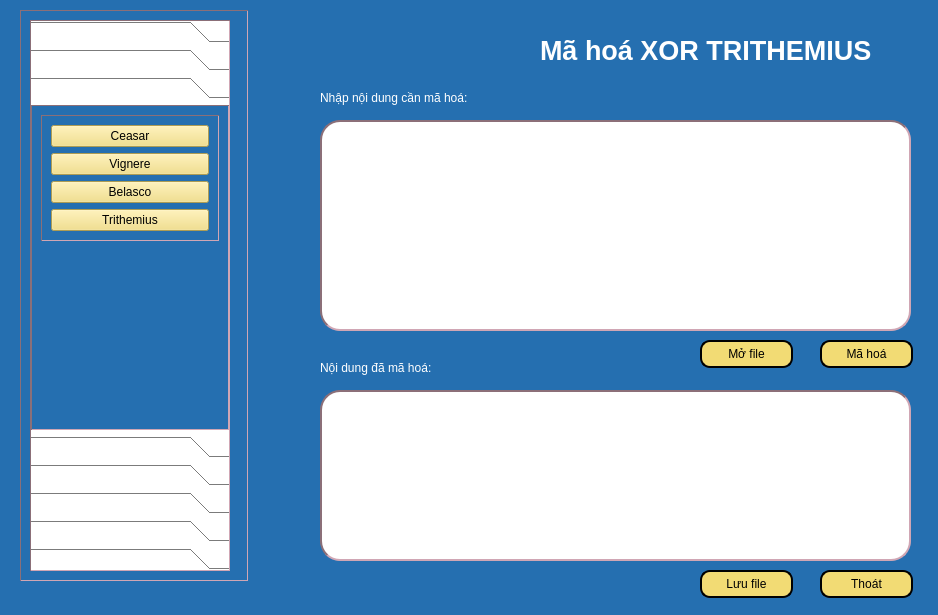
<?xml version="1.0" encoding="UTF-8"?>
<ui version="4.0">
 <class>Dialog</class>
 <widget class="QDialog" name="Dialog">
  <property name="geometry">
   <rect>
    <x>0</x>
    <y>0</y>
    <width>938</width>
    <height>615</height>
   </rect>
  </property>
  <property name="windowTitle">
   <string>Dialog</string>
  </property>
  <property name="styleSheet">
   <string notr="true">background-color:rgb(37, 111, 176);
color:white;</string>
  </property>
  <widget class="QPushButton" name="btnSaveFile">
   <property name="geometry">
    <rect>
     <x>700</x>
     <y>570</y>
     <width>93</width>
     <height>28</height>
    </rect>
   </property>
   <property name="styleSheet">
    <string notr="true">background-color: rgb(242, 219, 116);
border-radius: 10px;
border: 2px solid black;
color:black;</string>
   </property>
   <property name="text">
    <string>Lưu file</string>
   </property>
   <property name="icon">
    <iconset>
     <normaloff>../Icon/icons8-save-file-64.png</normaloff>../Icon/icons8-save-file-64.png</iconset>
   </property>
  </widget>
  <widget class="QLabel" name="label_4">
   <property name="geometry">
    <rect>
     <x>320</x>
     <y>360</y>
     <width>181</width>
     <height>16</height>
    </rect>
   </property>
   <property name="text">
    <string>Nội dung đã mã hoá:</string>
   </property>
  </widget>
  <widget class="QPushButton" name="btnOpenFile">
   <property name="geometry">
    <rect>
     <x>700</x>
     <y>340</y>
     <width>93</width>
     <height>28</height>
    </rect>
   </property>
   <property name="styleSheet">
    <string notr="true">background-color: rgb(242, 219, 116);
border-radius: 10px;
border: 2px solid black;
color:black;</string>
   </property>
   <property name="text">
    <string>Mở file</string>
   </property>
   <property name="icon">
    <iconset>
     <normaloff>../Icon/icons8-open-file-40.png</normaloff>../Icon/icons8-open-file-40.png</iconset>
   </property>
  </widget>
  <widget class="QLabel" name="label_2">
   <property name="geometry">
    <rect>
     <x>320</x>
     <y>90</y>
     <width>181</width>
     <height>16</height>
    </rect>
   </property>
   <property name="text">
    <string>Nhập nội dung cần mã hoá:</string>
   </property>
  </widget>
  <widget class="QPushButton" name="btnMaHoa">
   <property name="geometry">
    <rect>
     <x>820</x>
     <y>340</y>
     <width>93</width>
     <height>28</height>
    </rect>
   </property>
   <property name="styleSheet">
    <string notr="true">background-color: rgb(242, 219, 116);
border-radius: 10px;
border: 2px solid black;
color:black;</string>
   </property>
   <property name="text">
    <string>Mã hoá</string>
   </property>
   <property name="icon">
    <iconset>
     <normaloff>../Icon/icons8-encode-32.png</normaloff>../Icon/icons8-encode-32.png</iconset>
   </property>
  </widget>
  <widget class="QLabel" name="label">
   <property name="geometry">
    <rect>
     <x>540</x>
     <y>10</y>
     <width>341</width>
     <height>81</height>
    </rect>
   </property>
   <property name="font">
    <font>
     <pointsize>20</pointsize>
     <weight>75</weight>
     <bold>true</bold>
    </font>
   </property>
   <property name="text">
    <string>Mã hoá XOR TRITHEMIUS</string>
   </property>
  </widget>
  <widget class="QTextEdit" name="txtCiphertext">
   <property name="geometry">
    <rect>
     <x>320</x>
     <y>390</y>
     <width>591</width>
     <height>171</height>
    </rect>
   </property>
   <property name="styleSheet">
    <string notr="true">background-color: white;
border: 2px inset #8b6f78;
border-radius:20px;
color:black;</string>
   </property>
  </widget>
  <widget class="QTextEdit" name="txtPlaintext">
   <property name="geometry">
    <rect>
     <x>320</x>
     <y>120</y>
     <width>591</width>
     <height>211</height>
    </rect>
   </property>
   <property name="styleSheet">
    <string notr="true">background-color: white;
border: 2px inset #8b6f78;
border-radius:20px;
color:black;</string>
   </property>
  </widget>
  <widget class="QPushButton" name="btnClose">
   <property name="geometry">
    <rect>
     <x>820</x>
     <y>570</y>
     <width>93</width>
     <height>28</height>
    </rect>
   </property>
   <property name="styleSheet">
    <string notr="true">background-color: rgb(242, 219, 116);
border-radius: 10px;
border: 2px solid black;
color:black;</string>
   </property>
   <property name="text">
    <string>Thoát</string>
   </property>
   <property name="icon">
    <iconset>
     <normaloff>../Icon/icons8-exit-50.png</normaloff>../Icon/icons8-exit-50.png</iconset>
   </property>
  </widget>
  <widget class="QFrame" name="frame">
   <property name="geometry">
    <rect>
     <x>20</x>
     <y>10</y>
     <width>228</width>
     <height>571</height>
    </rect>
   </property>
   <property name="styleSheet">
    <string notr="true">QFrame {
  border-width: 1px;
  border: 1px inset #8b6f78;
}</string>
   </property>
   <property name="frameShape">
    <enum>QFrame::StyledPanel</enum>
   </property>
   <property name="frameShadow">
    <enum>QFrame::Raised</enum>
   </property>
   <layout class="QVBoxLayout" name="verticalLayout_8">
    <item>
     <widget class="QToolBox" name="toolBox">
      <property name="enabled">
       <bool>true</bool>
      </property>
      <property name="sizePolicy">
       <sizepolicy hsizetype="Preferred" vsizetype="Preferred">
        <horstretch>0</horstretch>
        <verstretch>0</verstretch>
       </sizepolicy>
      </property>
      <property name="maximumSize">
       <size>
        <width>200</width>
        <height>16777215</height>
       </size>
      </property>
      <property name="layoutDirection">
       <enum>Qt::LeftToRight</enum>
      </property>
      <property name="styleSheet">
       <string notr="true">QPushButton {
  background-color: #FFC4D0;
}
QToolBox {
 background-color: #FFFFFF;;
  color: #EEEEEE;
}</string>
      </property>
      <property name="currentIndex">
       <number>2</number>
      </property>
      <widget class="QWidget" name="page">
       <property name="geometry">
        <rect>
         <x>0</x>
         <y>0</y>
         <width>119</width>
         <height>74</height>
        </rect>
       </property>
       <attribute name="label">
        <string>Mã hóa chuyển vị</string>
       </attribute>
       <layout class="QVBoxLayout" name="verticalLayout_3">
        <item alignment="Qt::AlignTop">
         <widget class="QFrame" name="frame_6">
          <property name="frameShape">
           <enum>QFrame::StyledPanel</enum>
          </property>
          <property name="frameShadow">
           <enum>QFrame::Raised</enum>
          </property>
          <layout class="QVBoxLayout" name="verticalLayout_5">
           <property name="leftMargin">
            <number>11</number>
           </property>
           <property name="topMargin">
            <number>11</number>
           </property>
           <property name="rightMargin">
            <number>11</number>
           </property>
           <property name="bottomMargin">
            <number>11</number>
           </property>
           <item>
            <widget class="QPushButton" name="actionHai_dong_MaHoa">
             <property name="styleSheet">
              <string notr="true">background-color: rgb(242, 219, 116);
color:black;</string>
             </property>
             <property name="text">
              <string>Chuyển vị hai dòng</string>
             </property>
            </widget>
           </item>
           <item>
            <widget class="QPushButton" name="actionNhieu_dong_MaHoa">
             <property name="styleSheet">
              <string notr="true">background-color: rgb(242, 219, 116);
color:black;</string>
             </property>
             <property name="text">
              <string>Chuyển vị nhiều dòng</string>
             </property>
            </widget>
           </item>
          </layout>
         </widget>
        </item>
       </layout>
      </widget>
      <widget class="QWidget" name="page_2">
       <property name="geometry">
        <rect>
         <x>0</x>
         <y>0</y>
         <width>98</width>
         <height>106</height>
        </rect>
       </property>
       <attribute name="label">
        <string>Mã hóa thay thế</string>
       </attribute>
       <layout class="QVBoxLayout" name="verticalLayout_4">
        <item alignment="Qt::AlignTop">
         <widget class="QFrame" name="frame_10">
          <property name="frameShape">
           <enum>QFrame::StyledPanel</enum>
          </property>
          <property name="frameShadow">
           <enum>QFrame::Raised</enum>
          </property>
          <layout class="QVBoxLayout" name="verticalLayout_6">
           <item>
            <widget class="QPushButton" name="actionCeasar_MaHoa">
             <property name="styleSheet">
              <string notr="true">background-color: rgb(242, 219, 116);
color:black;</string>
             </property>
             <property name="text">
              <string>Ceasar</string>
             </property>
            </widget>
           </item>
           <item>
            <widget class="QPushButton" name="actionVignere_MaHoa">
             <property name="styleSheet">
              <string notr="true">background-color: rgb(242, 219, 116);
color:black;</string>
             </property>
             <property name="text">
              <string>Vignere</string>
             </property>
            </widget>
           </item>
           <item>
            <widget class="QPushButton" name="actionBelasco_MaHoa">
             <property name="styleSheet">
              <string notr="true">background-color: rgb(242, 219, 116);
color:black;</string>
             </property>
             <property name="text">
              <string>Belasco</string>
             </property>
            </widget>
           </item>
           <item>
            <widget class="QPushButton" name="actionTrithemius_MaHoa">
             <property name="styleSheet">
              <string notr="true">background-color: rgb(242, 219, 116);
color:black;</string>
             </property>
             <property name="text">
              <string>Trithemius</string>
             </property>
            </widget>
           </item>
          </layout>
         </widget>
        </item>
       </layout>
      </widget>
      <widget class="QWidget" name="page_3">
       <property name="geometry">
        <rect>
         <x>0</x>
         <y>0</y>
         <width>196</width>
         <height>377</height>
        </rect>
       </property>
       <attribute name="label">
        <string>Mã hóa XOR</string>
       </attribute>
       <layout class="QVBoxLayout" name="verticalLayout_7">
        <item alignment="Qt::AlignTop">
         <widget class="QFrame" name="frame_11">
          <property name="frameShape">
           <enum>QFrame::StyledPanel</enum>
          </property>
          <property name="frameShadow">
           <enum>QFrame::Raised</enum>
          </property>
          <layout class="QVBoxLayout" name="verticalLayout_9">
           <item>
            <widget class="QPushButton" name="actionXORCeasar_MaHoa">
             <property name="styleSheet">
              <string notr="true">background-color: rgb(242, 219, 116);
color:black;</string>
             </property>
             <property name="text">
              <string>Ceasar</string>
             </property>
            </widget>
           </item>
           <item>
            <widget class="QPushButton" name="actionXORVignere_MaHoa">
             <property name="styleSheet">
              <string notr="true">background-color: rgb(242, 219, 116);
color:black;</string>
             </property>
             <property name="text">
              <string>Vignere</string>
             </property>
            </widget>
           </item>
           <item>
            <widget class="QPushButton" name="actionXORBelasco_MaHoa">
             <property name="styleSheet">
              <string notr="true">background-color: rgb(242, 219, 116);
color:black;</string>
             </property>
             <property name="text">
              <string>Belasco</string>
             </property>
            </widget>
           </item>
           <item>
            <widget class="QPushButton" name="actionXORTrithemius_MaHoa">
             <property name="styleSheet">
              <string notr="true">background-color: rgb(242, 219, 116);
color:black;</string>
             </property>
             <property name="text">
              <string>Trithemius</string>
             </property>
            </widget>
           </item>
          </layout>
         </widget>
        </item>
       </layout>
      </widget>
      <widget class="QWidget" name="page_4">
       <property name="geometry">
        <rect>
         <x>0</x>
         <y>0</y>
         <width>98</width>
         <height>85</height>
        </rect>
       </property>
       <attribute name="label">
        <string>Mã hóa hiện đại</string>
       </attribute>
       <layout class="QVBoxLayout" name="verticalLayout_11">
        <item alignment="Qt::AlignTop">
         <widget class="QFrame" name="frame_12">
          <property name="frameShape">
           <enum>QFrame::StyledPanel</enum>
          </property>
          <property name="frameShadow">
           <enum>QFrame::Raised</enum>
          </property>
          <layout class="QVBoxLayout" name="verticalLayout_10">
           <item>
            <widget class="QPushButton" name="actionDES_MaHoa">
             <property name="styleSheet">
              <string notr="true">background-color: rgb(242, 219, 116);
color:black;</string>
             </property>
             <property name="text">
              <string>SDES</string>
             </property>
            </widget>
           </item>
           <item>
            <widget class="QPushButton" name="actionAES_MaHoa">
             <property name="styleSheet">
              <string notr="true">background-color: rgb(242, 219, 116);
color:black;</string>
             </property>
             <property name="text">
              <string>AES</string>
             </property>
            </widget>
           </item>
           <item>
            <widget class="QPushButton" name="actionRSA_MaHoa">
             <property name="styleSheet">
              <string notr="true">background-color: rgb(242, 219, 116);
color:black;</string>
             </property>
             <property name="text">
              <string>RSA</string>
             </property>
            </widget>
           </item>
          </layout>
         </widget>
        </item>
       </layout>
      </widget>
      <widget class="QWidget" name="page_5">
       <property name="geometry">
        <rect>
         <x>0</x>
         <y>0</y>
         <width>119</width>
         <height>74</height>
        </rect>
       </property>
       <attribute name="label">
        <string>Giải mã chuyển vị</string>
       </attribute>
       <layout class="QVBoxLayout" name="verticalLayout_18">
        <item alignment="Qt::AlignTop">
         <widget class="QFrame" name="frame_13">
          <property name="frameShape">
           <enum>QFrame::StyledPanel</enum>
          </property>
          <property name="frameShadow">
           <enum>QFrame::Raised</enum>
          </property>
          <layout class="QVBoxLayout" name="verticalLayout_19">
           <property name="leftMargin">
            <number>11</number>
           </property>
           <property name="topMargin">
            <number>11</number>
           </property>
           <property name="rightMargin">
            <number>11</number>
           </property>
           <property name="bottomMargin">
            <number>11</number>
           </property>
           <item>
            <widget class="QPushButton" name="actionHai_dong_GiaiMa">
             <property name="styleSheet">
              <string notr="true">background-color: rgb(242, 219, 116);
color:black;</string>
             </property>
             <property name="text">
              <string>Chuyển vị 2 dòng</string>
             </property>
            </widget>
           </item>
           <item>
            <widget class="QPushButton" name="actionNhieu_dong_GiaiMa">
             <property name="styleSheet">
              <string notr="true">background-color: rgb(242, 219, 116);
color:black;</string>
             </property>
             <property name="text">
              <string>Chuyển vị nhiều dòng</string>
             </property>
            </widget>
           </item>
          </layout>
         </widget>
        </item>
       </layout>
      </widget>
      <widget class="QWidget" name="page_6">
       <property name="geometry">
        <rect>
         <x>0</x>
         <y>0</y>
         <width>98</width>
         <height>116</height>
        </rect>
       </property>
       <attribute name="label">
        <string>Giải mã thay thế</string>
       </attribute>
       <layout class="QVBoxLayout" name="verticalLayout_20">
        <item alignment="Qt::AlignTop">
         <widget class="QFrame" name="frame_18">
          <property name="frameShape">
           <enum>QFrame::StyledPanel</enum>
          </property>
          <property name="frameShadow">
           <enum>QFrame::Raised</enum>
          </property>
          <layout class="QVBoxLayout" name="verticalLayout_21">
           <property name="leftMargin">
            <number>11</number>
           </property>
           <property name="topMargin">
            <number>11</number>
           </property>
           <property name="rightMargin">
            <number>11</number>
           </property>
           <property name="bottomMargin">
            <number>11</number>
           </property>
           <item>
            <widget class="QPushButton" name="actionCeasar_GiaiMa">
             <property name="styleSheet">
              <string notr="true">background-color: rgb(242, 219, 116);
color:black;</string>
             </property>
             <property name="text">
              <string>Ceasar</string>
             </property>
            </widget>
           </item>
           <item>
            <widget class="QPushButton" name="actionVignere_GiaiMa">
             <property name="styleSheet">
              <string notr="true">background-color: rgb(242, 219, 116);
color:black;</string>
             </property>
             <property name="text">
              <string>Vignere</string>
             </property>
            </widget>
           </item>
           <item>
            <widget class="QPushButton" name="actionBelasco_GiaiMa">
             <property name="styleSheet">
              <string notr="true">background-color: rgb(242, 219, 116);
color:black;</string>
             </property>
             <property name="text">
              <string>Belasco</string>
             </property>
            </widget>
           </item>
           <item>
            <widget class="QPushButton" name="actionTrithemius_GiaiMa">
             <property name="styleSheet">
              <string notr="true">background-color: rgb(242, 219, 116);
color:black;</string>
             </property>
             <property name="text">
              <string>Trithemius</string>
             </property>
            </widget>
           </item>
          </layout>
         </widget>
        </item>
       </layout>
      </widget>
      <widget class="QWidget" name="page_7">
       <property name="geometry">
        <rect>
         <x>0</x>
         <y>0</y>
         <width>98</width>
         <height>116</height>
        </rect>
       </property>
       <attribute name="label">
        <string>Giải mã XOR</string>
       </attribute>
       <layout class="QVBoxLayout" name="verticalLayout_22">
        <item alignment="Qt::AlignTop">
         <widget class="QFrame" name="frame_19">
          <property name="frameShape">
           <enum>QFrame::StyledPanel</enum>
          </property>
          <property name="frameShadow">
           <enum>QFrame::Raised</enum>
          </property>
          <layout class="QVBoxLayout" name="verticalLayout_23">
           <property name="leftMargin">
            <number>11</number>
           </property>
           <property name="topMargin">
            <number>11</number>
           </property>
           <property name="rightMargin">
            <number>11</number>
           </property>
           <property name="bottomMargin">
            <number>11</number>
           </property>
           <item>
            <widget class="QPushButton" name="actionXORCeasar_GiaiMa">
             <property name="styleSheet">
              <string notr="true">background-color: rgb(242, 219, 116);
color:black;</string>
             </property>
             <property name="text">
              <string>Ceasar</string>
             </property>
            </widget>
           </item>
           <item>
            <widget class="QPushButton" name="actionXORVignere_GiaiMa">
             <property name="styleSheet">
              <string notr="true">background-color: rgb(242, 219, 116);
color:black;</string>
             </property>
             <property name="text">
              <string>Vignere</string>
             </property>
            </widget>
           </item>
           <item>
            <widget class="QPushButton" name="actionXORBelasco_GiaiMa">
             <property name="styleSheet">
              <string notr="true">background-color: rgb(242, 219, 116);
color:black;</string>
             </property>
             <property name="text">
              <string>Belasco</string>
             </property>
            </widget>
           </item>
           <item>
            <widget class="QPushButton" name="actionXORTrithemius_GiaiMa">
             <property name="styleSheet">
              <string notr="true">background-color: rgb(242, 219, 116);
color:black;</string>
             </property>
             <property name="text">
              <string>Trithemius</string>
             </property>
            </widget>
           </item>
          </layout>
         </widget>
        </item>
       </layout>
      </widget>
      <widget class="QWidget" name="page_8">
       <property name="geometry">
        <rect>
         <x>0</x>
         <y>0</y>
         <width>98</width>
         <height>85</height>
        </rect>
       </property>
       <attribute name="label">
        <string>Giải mã hiện đại</string>
       </attribute>
       <layout class="QVBoxLayout" name="verticalLayout_24">
        <item alignment="Qt::AlignTop">
         <widget class="QFrame" name="frame_20">
          <property name="frameShape">
           <enum>QFrame::StyledPanel</enum>
          </property>
          <property name="frameShadow">
           <enum>QFrame::Raised</enum>
          </property>
          <layout class="QVBoxLayout" name="verticalLayout_25">
           <item>
            <widget class="QPushButton" name="actionDES_GiaiMa">
             <property name="styleSheet">
              <string notr="true">background-color: rgb(242, 219, 116);
color:black;</string>
             </property>
             <property name="text">
              <string>SDES</string>
             </property>
            </widget>
           </item>
           <item>
            <widget class="QPushButton" name="actionAES_GiaiMa">
             <property name="styleSheet">
              <string notr="true">background-color: rgb(242, 219, 116);
color:black;</string>
             </property>
             <property name="text">
              <string>AES</string>
             </property>
            </widget>
           </item>
           <item>
            <widget class="QPushButton" name="actionRSA_GiaiMa">
             <property name="styleSheet">
              <string notr="true">background-color: rgb(242, 219, 116);
color:black;</string>
             </property>
             <property name="text">
              <string>RSA</string>
             </property>
            </widget>
           </item>
          </layout>
         </widget>
        </item>
       </layout>
      </widget>
     </widget>
    </item>
   </layout>
  </widget>
 </widget>
 <resources/>
 <connections/>
</ui>
